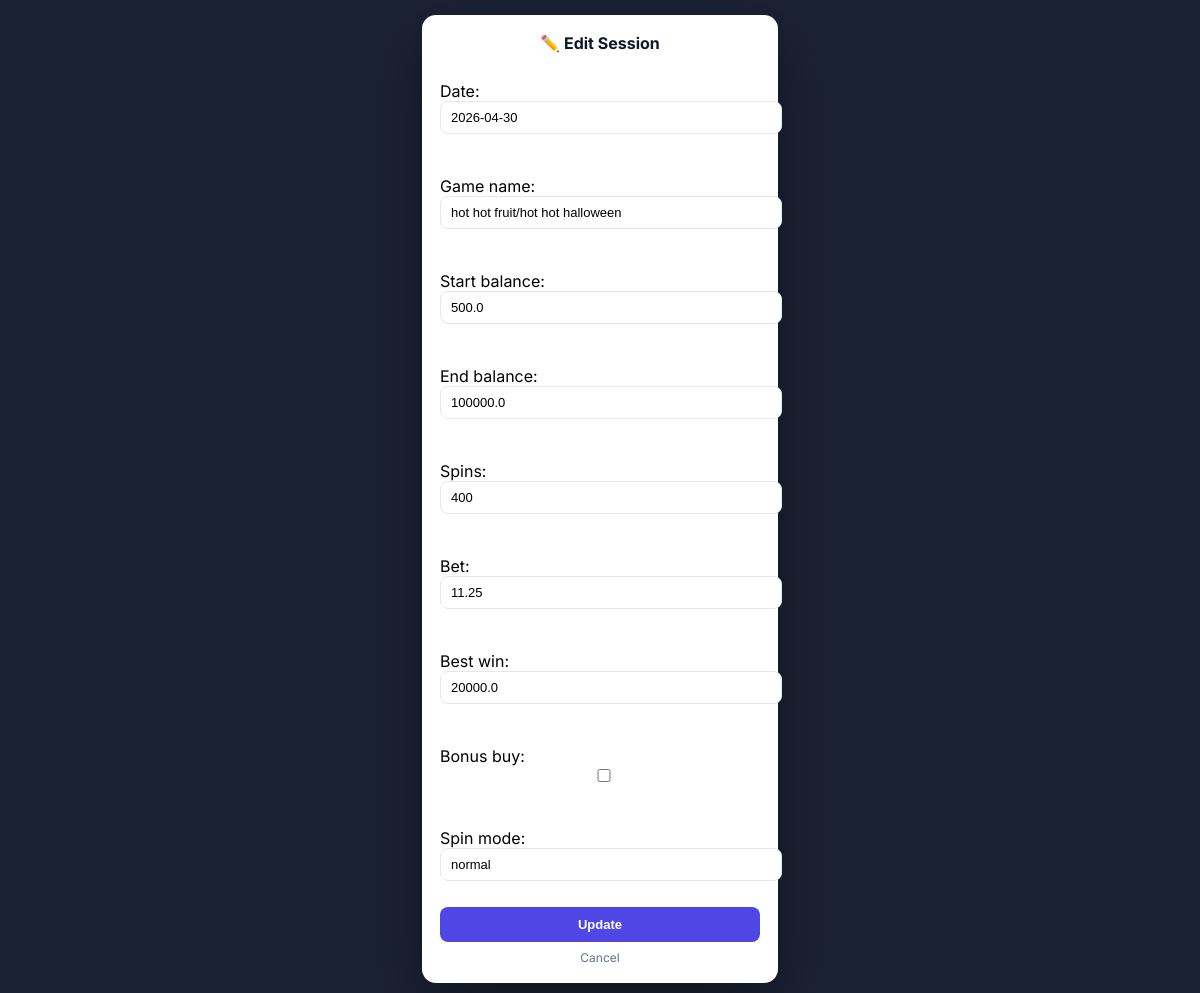
The page /edit/27/ (signed in) on the database its author committed.
### dashboard/models.py (models this page shows, shortened)
class GamingSession(models.Model):
    user = models.ForeignKey(User, on_delete=models.CASCADE, null = True)
    date = models.DateField()
    game_name = models.CharField(max_length=100)
    time_played = models.CharField(max_length=20)
    start_balance = models.FloatField()
    end_balance = models.FloatField()
    profit = models.FloatField(blank= True, null= True)
    spins = models.IntegerField()
    bet = models.FloatField()
    best_win = models.FloatField()
    bonus_buy = models.BooleanField(default=False)
    spin_mode = models.CharField(max_length=50)
    video_name = models.CharField(max_length=100, blank=True)
    created_at = models.DateTimeField(auto_now_add=True)

### dashboard/views.py (the view)
# urls.py: path('edit/<int:id>/', views.edit_session, name='edit_session'),
@login_required
def edit_session(request, id):
    session = get_object_or_404(GamingSession, id=id, user=request.user)
    form = GamingSessionForm(request.POST or None, instance=session)
    if form.is_valid():
        obj = form.save(commit=False)
        obj.user = request.user
        obj.save()
        return redirect('dashboard')
    return render(request, 'dashboard/editSession.html', {'form': form})

### dashboard/forms.py
class GamingSessionForm(forms.ModelForm):
    class Meta:
        model = GamingSession
        fields = [
            'date',
            'game_name',
            'start_balance',
            'end_balance',
            'spins',
            'bet',
            'best_win',
            'bonus_buy',
            'spin_mode',
        ]

### dashboard/templates/dashboard/editSession.html (shortened to what this page needs)
<!DOCTYPE html>
<html lang="en">
<head>
</head>
<body>
<div class="card">
    <h3>✏️ Edit Session</h3>
    <form method="POST">
        {{ form.as_p }}
        <button type="submit">Update</button>
    </form>
    <a href="{% url 'dashboard' %}" class="back">Cancel</a>
</div>
</body>
</html>

### dashboard/templates/dashboard/editSession.html (style rules this page uses)
body { margin: 0; font-family: 'Inter', sans-serif; background: rgba(15, 23, 42, 0.95); min-height: 100vh; display: flex; align-items: center; justify-content: center; padding: 15px; box-sizing: border-box; }
.card { width: 100%; max-width: 320px; background: #ffffff; border-radius: 14px; padding: 18px; box-shadow: 0 25px 60px rgba(0,0,0,0.4); }
.card h3 { margin: 0 0 12px 0; font-size: 16px; text-align: center; color: #0f172a; }
form { display: flex; flex-direction: column; gap: 10px; }
input, select, textarea { width: 100%; padding: 8px 10px; border: 1px solid #e2e8f0; border-radius: 8px; font-size: 13px; outline: none; }
button { background: #4f46e5; color: white; border: none; padding: 10px; border-radius: 8px; font-size: 13px; font-weight: 600; cursor: pointer; transition: 0.2s; }
.back { display: block; text-align: center; margin-top: 8px; font-size: 12px; color: #64748b; text-decoration: none; }

### rows shown on the page
GamingSession: date "2026-04-30", game_name "hot hot fruit/hot hot halloween", start_balance "500.0", end_balance "100000.0", spins "400", bet "11.25", best_win "20000.0", spin_mode "normal"
